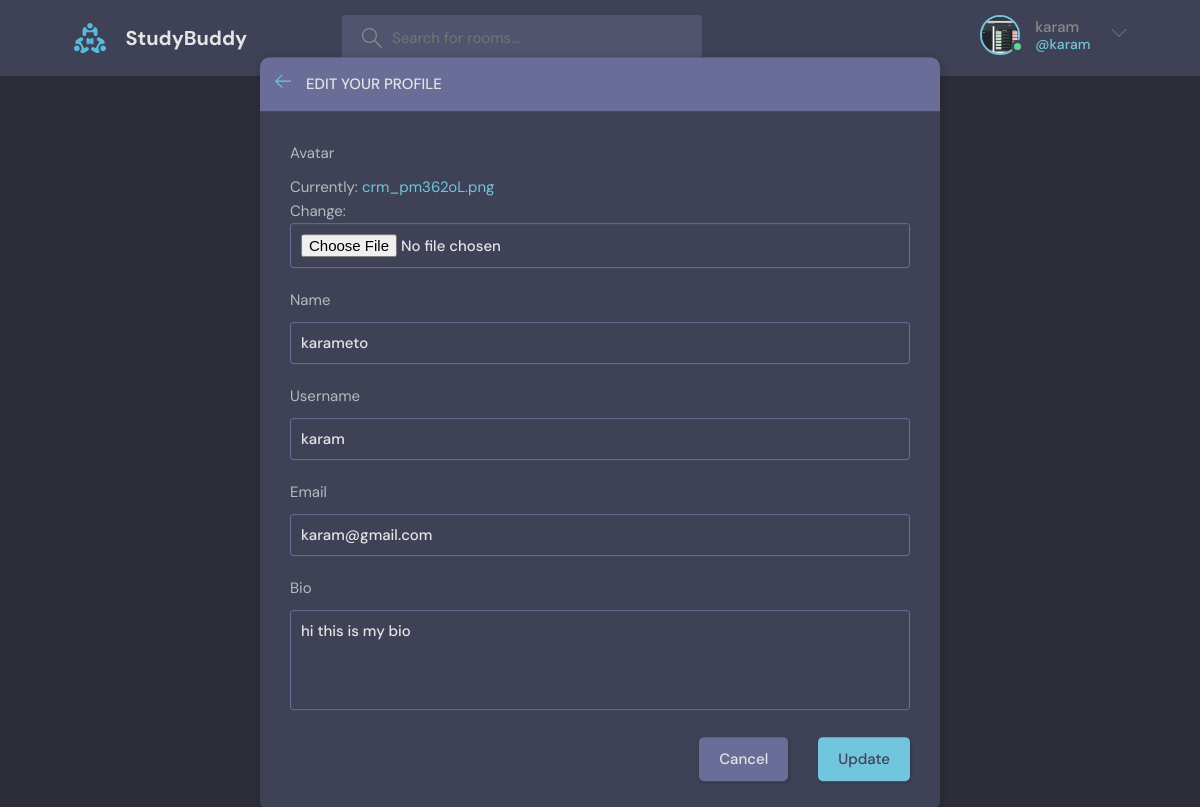
/update_user/ (signed in), run on the app's committed database.
### base/models.py (models this page shows, shortened)
class User(AbstractUser):
    name = models.CharField(max_length=200, null=True, blank=True)
    email = models.EmailField(unique=True, null=True)
    bio = models.TextField(null=True)
    avatar = models.ImageField(null=True, default="avatar.svg")
    USERNAME_FIELD = 'email'
    REQUIRED_FIELDS = []

### base/views.py (the view, shortened to what this page needs)
# urls.py: path('update_user/', views.updateuser, name="update_user"),
@login_required(login_url='login')
def updateuser(request):
    user = request.user
    form = UserForm(instance=user)
    contxt = {
        'form': form
    }
    return render(request, 'base/update_user.html', contxt)

### base/forms.py
class UserForm(ModelForm):
    class Meta:
        model = User
        fields = ['avatar', 'name', 'username', 'email', 'bio']

### base/templates/base/update_user.html (shortened to what this page needs)
{% extends 'main.html' %}
{% block content %}
<main class="update-account layout">
  <div class="container">
    <div class="layout__box">
      <div class="layout__boxHeader">
        <div class="layout__boxTitle">
          <a href="{% url 'home' %}">
            <svg version="1.1" xmlns="http://www.w3.org/2000/svg" width="32" height="32" viewBox="0 0 32 32">
              <title>arrow-left</title>
              <path
                d="M13.723 2.286l-13.723 13.714 13.719 13.714 1.616-1.611-10.96-10.96h27.625v-2.286h-27.625l10.965-10.965-1.616-1.607z">
              </path>
            </svg>
          </a>
          <h3>Edit your profile</h3>
        </div>
      </div>
      <div class="layout__body">
        <form class="form" action="" method="POST" enctype="multipart/form-data">
          {% for field in form %}
          <div class="form__group">
            <label for="profile_pic">{{field.label}}</label>
            {{field}}
          </div>
          {% endfor %}
          <div class="form__action">
            <a class="btn btn--dark" href="{{ request.META.HTTP_REFERER }}">Cancel</a>
            <button class="btn btn--main" type="submit">Update</button>
          </div>
        </form>
      </div>
    </div>
  </div>
</main>
</body>
</html>
{% endblock content %}

### templates/navbar.html (shortened to what this page needs)
{% load static %}
<header class="header header--loggedIn">
    <div class="container">
        <a href="{% url 'home' %}" class="header__logo">
            <img src="{% static 'images/logo.svg' %}" />
            <h1>StudyBuddy</h1>
        </a>
        <form class="header__search" method="GET" action="{% url 'home' %}">
            <label>
                <input name="q" placeholder="Search for rooms..." />
            </label>
        </form>
        <nav class="header__menu">
            {% if request.user.is_authenticated %}
            <div class="header__user">
                <a href="{% url 'user-profile' user.id  %}">
                    <div class="avatar avatar--medium active">
                        <img src="{{ request.user.avatar.url }}" />
                    </div>
                    <p>{{ request.user.username }}<span>@{{ request.user.username }}</span></p>
                </a>
                <button class="dropdown-button">
                    <svg version="1.1" xmlns="http://www.w3.org/2000/svg" width="32" height="32" viewBox="0 0 32 32">
                        <title>chevron-down</title>
                        <path d="M16 21l-13-13h-3l16 16 16-16h-3l-13 13z"></path>
                    </svg>
                </button>
            </div>
            {% else %}
            <a href="{% url 'login' %}">
                <img src="{% static 'images/avatar.svg' %}" />
                <p>Login</p>
                {% endif %}
        </nav>
    </div>
</header>

### data on the page
User: user.avatar (picture), user.username "karam", form "karameto" "karam" "karam@gmail.com" "hi this is my bio"

### other printed values
{{ field.label }} "Avatar" "Name" "Username" "Email" "Bio"
